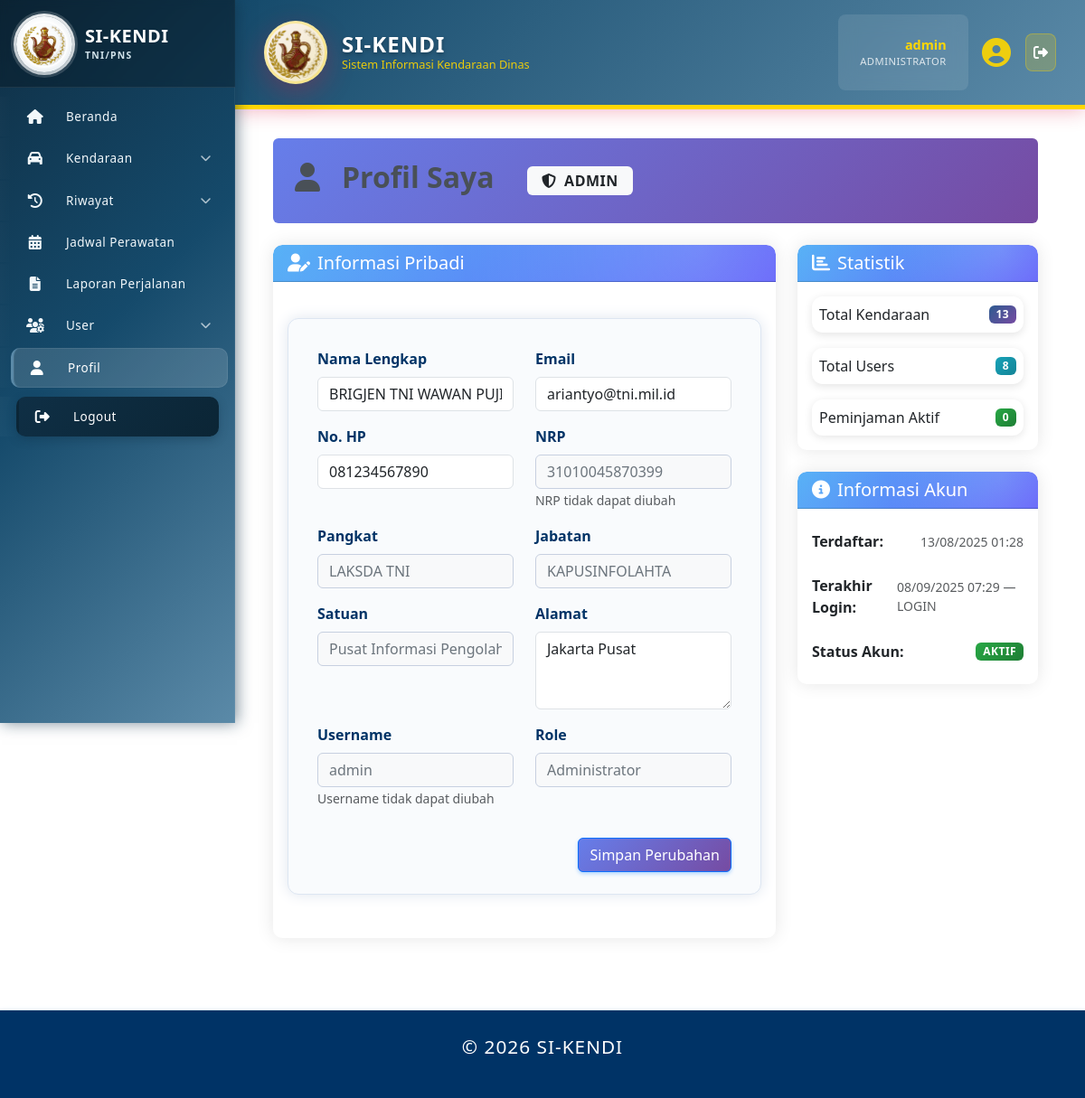
/index.php?page=profil (signed in), run on an earlier commit of the app's database.
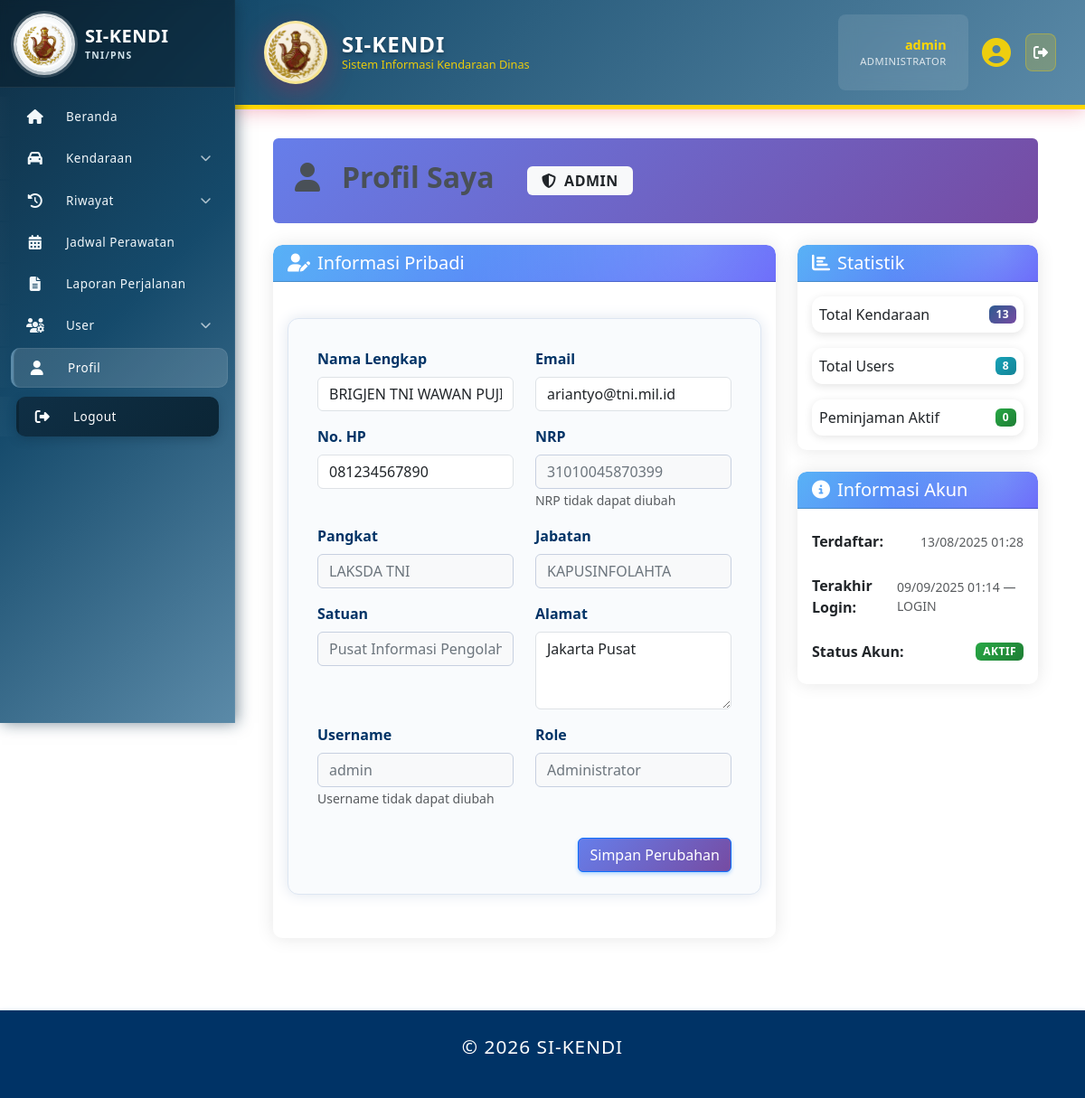
And on a later commit of the database.
### tables this page shows
CREATE TABLE `log_aktivitas` (
  `id` int(11) NOT NULL,
  `user_id` int(11) NOT NULL,
  `activity_type` varchar(50) NOT NULL,
  `description` text NOT NULL,
  `ip_address` varchar(45) DEFAULT NULL,
  `user_agent` text DEFAULT NULL,
  `session_id` varchar(128) DEFAULT NULL,
  `created_at` timestamp NOT NULL DEFAULT current_timestamp()
);

### includes/auth.php (called while the page is built, shortened)
<?php
function get_current_role() {
    if (!empty($_SESSION['role'])) {
        return $_SESSION['role'];
    }
    return 'guest';
}
function get_current_user_id() {
    global $mysqli;
    $session_id = isset($_SESSION['user_id']) ? $_SESSION['user_id'] : null;
    $stmt = $mysqli->prepare("SELECT pengguna_id FROM user_account WHERE id = ? LIMIT 1");
    if ($stmt) {
        $stmt->bind_param('i', $session_id);
        $stmt->execute();
        $res = $stmt->get_result();
        if ($res && ($row = $res->fetch_assoc())) {
            if (!empty($row['pengguna_id'])) return (int)$row['pengguna_id'];
        }
    }
    return $session_id;
}
?>

### pages/profil.php (the view, shortened to what the changed rows need)
<?php
require_once 'includes/auth.php';
$current_user_id = get_current_user_id();
$current_role = get_current_role();
$view_user_id = isset($_GET['id']) && is_numeric($_GET['id']) ? (int)$_GET['id'] : null;
$profile_user_id = ($current_role !== 'user' && $view_user_id) ? $view_user_id : $current_user_id;
if ($current_role === 'user') {
    $stmt = $mysqli->prepare("SELECT ua.*, p.nama_lengkap AS nama, p.no_hp, p.email AS email, p.alamat, p.nrp_nip AS nrp, p.pangkat, p.jabatan, COALESCE(p.kesatuan, '') AS satuan, ua.created_at, ua.last_login, ua.status, ua.username, ua.role_id, ua.pengguna_id, COALESCE(r.nama_role, '') AS role
        FROM user_account ua
        LEFT JOIN pengguna p ON ua.pengguna_id = p.id
        LEFT JOIN role r ON ua.role_id = r.id
        WHERE ua.id = ?");
} else {
    $stmt = $mysqli->prepare("SELECT ua.*, p.nama_lengkap AS nama, p.no_hp, p.email AS email, p.alamat, p.nrp_nip AS nrp, p.pangkat, p.jabatan, COALESCE(p.kesatuan, '') AS satuan, ua.created_at, ua.last_login, ua.status, ua.username, ua.role_id, ua.pengguna_id, COALESCE(r.nama_role, '') AS role
        FROM user_account ua
        LEFT JOIN pengguna p ON ua.pengguna_id = p.id
        LEFT JOIN role r ON ua.role_id = r.id
        WHERE ua.id = ?");
}
    $stmt->bind_param('i', $profile_user_id);
$stmt->execute();
$user = $stmt->get_result()->fetch_assoc();
$last_login_activity = null;
if (!empty($user['pengguna_id'])) {
    $lid = (int)$user['pengguna_id'];
    $like = '%login%';
    $stmtL = $mysqli->prepare("SELECT activity_type, description, created_at FROM log_aktivitas WHERE user_id = ? AND LOWER(activity_type) LIKE ? ORDER BY created_at DESC LIMIT 1");
    if ($stmtL) {
        $stmtL->bind_param('is', $lid, $like);
        $stmtL->execute();
        $last_login_activity = $stmtL->get_result()->fetch_assoc();
    }
}
?>
<div class="profile-page">
    <div class="page-header gradient-header text-white p-4 mb-4 rounded">
        <div class="row align-items-center">
            <div class="col-md-8">
                <h1><i class="fas fa-user me-2"></i>Profil Saya</h1>
            </div>
        </div>
    </div>
    <div class="row">
        <div class="col-lg-4 mb-4">
            <div class="card">
                <div class="card-body">
                    <?php
                        function safe_format_date($d) {
                            $ts = strtotime($d);
                            return $ts ? date('d/m/Y H:i', $ts) : 'Tidak tersedia';
                        }
                    ?>
                    <?php if (!empty($last_login_activity) && !empty($last_login_activity['created_at'])): ?>
                        <div class="info-item mb-2">
                            <strong>Terakhir Login:</strong><br>
                            <small class="text-muted"><?= safe_format_date($last_login_activity['created_at']) ?> &mdash; <?= htmlspecialchars($last_login_activity['activity_type']) ?></small>
                        </div>
                    <?php endif; ?>
                </div>
            </div>
        </div>
    </div>
</div>

What changed in the data, as far as the page shows it:
no longer on this page (row unchanged): log_aktivitas: created_at "08/09/2025 07:29", activity_type "LOGIN"
added log_aktivitas: created_at "09/09/2025 01:14", activity_type "LOGIN"
